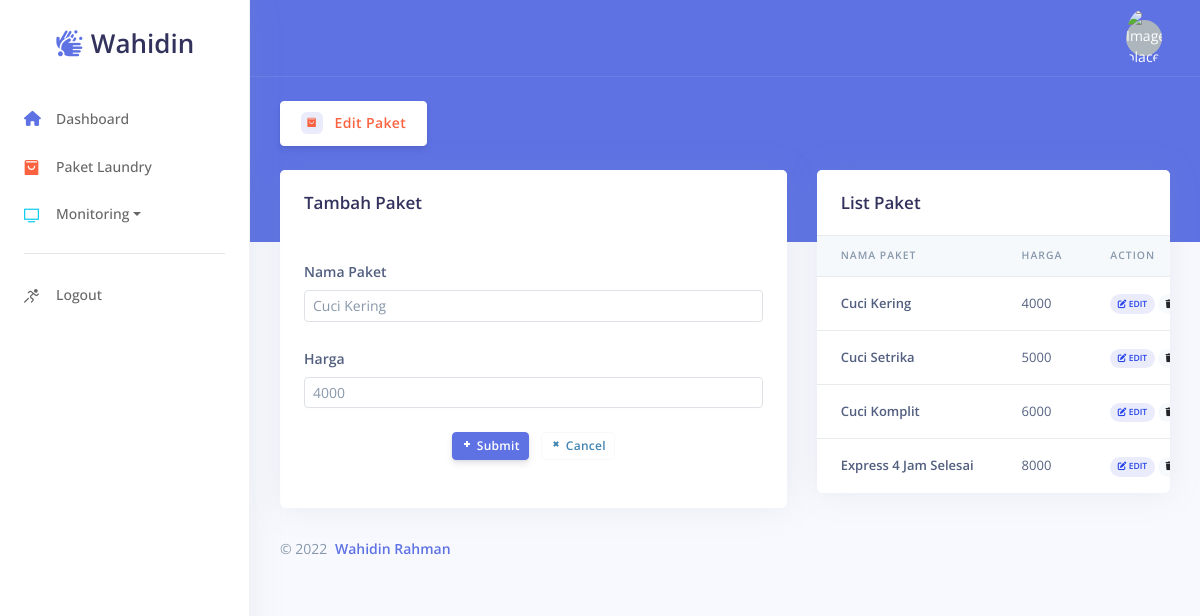
Screenshot of /admin/edit_paket/1 with the database file from the repository.
### tables this page shows
CREATE TABLE `paket` (
  `id_paket` int(11) NOT NULL,
  `nama_paket` varchar(45) NOT NULL,
  `harga` int(11) NOT NULL
);

### application/controllers/Admin.php (called while the page is built, shortened)
<?php
class Admin extends CI_Controller {
    public function __construct()
    {
        $this->load->model('M_user');
        $this->load->model('M_laundry');
    }
    public function edit_paket($id)
    {
        $this->form_validation->set_rules('nama_paket', 'Nama Paket', 'required|trim',[
            'required' => 'Form harus di isi'
        ]);
        $this->form_validation->set_rules('harga_paket', 'Harga Paket', 'required|trim|numeric',[
            'required' => 'Form harus di isi',
            'numeric' => 'Masukkan harus berupa angka'
        ]);
        if ($this->form_validation->run() == false) {
            $data['title'] = 'Edit Paket';
            $data['user'] = $this->M_user->get_where(['username' => $this->session->userdata('username')], 'user')->row_array();
            $data['detail'] = $this->db->get_where('paket', ['id_paket' => $id])->row_array();
            $data['paket'] = $this->db->get('paket')->result_array();
            $this->load->view('tamplate/sidebar', $data);
            $this->load->view('tamplate/navbar', $data);
            $this->load->view('admin/edit_paket', $data);
            $this->load->view('tamplate/footer');
        }
    }
}

### index.php (called while the page is built, shortened)
<?php
require_once BASEPATH.'core/CodeIgniter.php';

### application/views/admin/edit_paket.php (the view, shortened to what this page needs)
 <div class="header bg-primary pb-6">
   <div class="container-fluid">
     <div class="header-body">
       <div class="row align-items-center py-4">
         <div class="col-lg-6 col-7">
<button type="button" class="btn btn-neutral">
	<span class="badge badge-primary"><i class="ni ni-bag-17 text-orange"></i></span>
	<span class="text-orange"><?= $title;?></span>
</button>
         </div>
       </div>
     </div>
   </div>
 </div>
 <div class="container-fluid mt--6">
   <div class="row">
     <div class="col-xl-7">
       <div class="card">
         <div class="card-header border-0">
           <div class="row align-items-center">
             <div class="col">
               <h3 class="mb-0">Tambah Paket</h3>
             </div>
           </div>
         </div>
         <div class="card-body">
             <form action="" method="post">
                 <div class="form-group">
                     <label class="form-control-label" for="nama-paket">Nama Paket</label>
                     <input type="text" id="nama-paket" class="form-control form-control-sm" placeholder="Masukkan Nama Paket" name="nama_paket" value="<?= $detail['nama_paket']?>">
                 </div>
                 <div class="form-group">
                     <label class="form-control-label" for="harga">Harga</label>
                     <input type="text" id="harga" class="form-control form-control-sm" placeholder="Masukkan Harga Paket" name="harga_paket" value="<?= $detail['harga']?>">
                 </div>
                 <div class="form-group text-center">
                     <button type="submit" class="btn btn-primary btn-sm"><i class="ni ni-fat-add"></i> Submit</button>
                     <a href="<?= base_url('admin/paket'); ?>" class="btn btn-outline-secondary btn-sm"><i class="ni ni-fat-remove"></i> Cancel</a>
                 </div>
             </form>
         </div>
       </div>
     </div>
     <div class="col-xl-5">
       <div class="card">
         <div class="card-header border-0">
           <div class="row align-items-center">
             <div class="col">
               <h3 class="mb-0">List Paket</h3>
             </div>
           </div>
         </div>
         <div class="table-responsive">
           <table class="table align-items-center table-flush">
             <thead class="thead-light">
               <tr>
                 <th scope="col">Nama Paket</th>
                 <th scope="col">Harga</th>
                 <th scope="col">Action</th>
               </tr>
             </thead>
             <tbody>
	<?php foreach($paket as $p) :?>
               <tr>
                 <th scope="row"><?= $p['nama_paket']; ?></th>
                 <td><?= $p['harga']; ?></td>
                 <td>
                     <a href="<?= base_url('admin/edit_paket/'). $p['id_paket']; ?>" class="badge badge-pill badge-primary"><i class="fas fa-edit"></i> Edit</a>
                     <a href="<?= base_url('admin/hapus_paket/'). $p['id_paket']; ?>" class="badge badge-pill badge-secondary"><i class="fas fa-trash"></i> Hapus</a>
                 </td>
               </tr>
	<?php endforeach; ?>
             </tbody>
           </table>
         </div>
       </div>
     </div>
   </div>

### rows the page displays
paket: nama_paket "Cuci Kering", harga_paket "4000", harga "4000"
paket: nama_paket "Cuci Setrika", harga "5000"
paket: nama_paket "Cuci Komplit", harga "6000"
paket: nama_paket "Express 4 Jam Selesai", harga "8000"

### other values shown
$title "Edit Paket"
